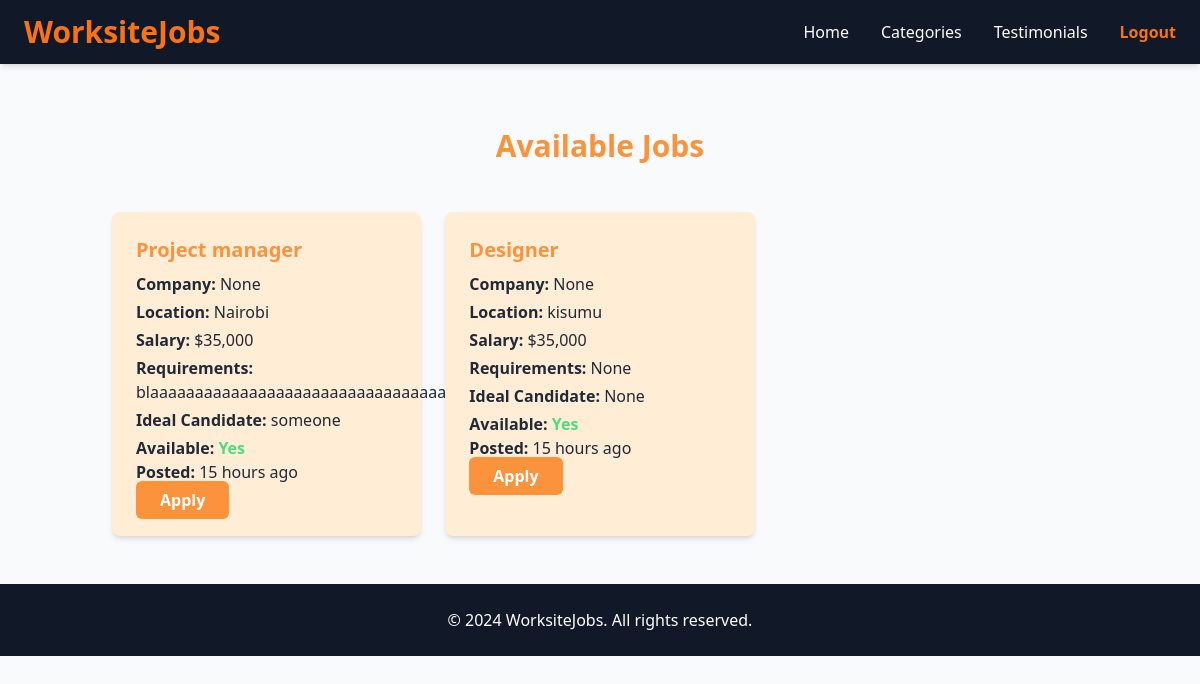
The app's page /job_listing, older data.
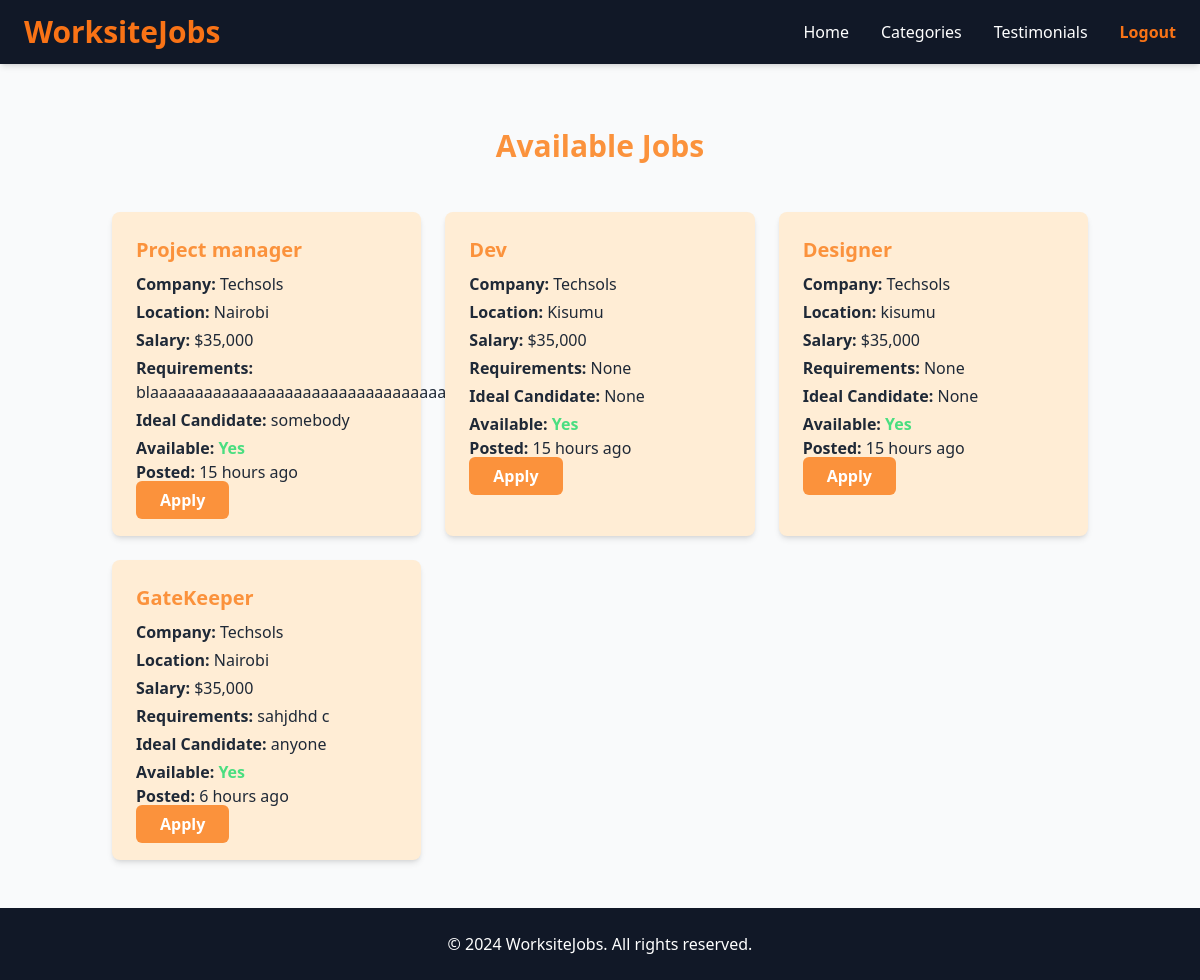
The same page, newer data.
### job/models.py (models this page shows, shortened)
class Job(models.Model):
    user = models.ForeignKey(User, on_delete=models.CASCADE)
    company = models.ForeignKey(Company, on_delete=models.CASCADE)
    title = models.CharField(max_length=100, null=True, blank=True)
    location = models.CharField(max_length=100, null=True, blank=True)
    salary = models.PositiveIntegerField(default=35000)
    requirement = models.TextField()
    ideal_candidate = models.TextField()
    is_available = models.BooleanField(default=True)
    timestamp = models.DateTimeField(auto_now_add=True)

### company/models.py (models this page shows, shortened)
class Company(models.Model):
    user = models.OneToOneField(User, on_delete=models.CASCADE)
    name = models.CharField(max_length=100, null=True, blank=True)
    est_date = models.PositiveIntegerField( null=True, blank=True)
    city = models.CharField(max_length=100, null=True, blank=True)
    state = models.CharField(max_length=100, null=True, blank=True)

### job/views.py (the view)
# urls.py: path('job_listing', views.job_listing, name='job_listing'),
def job_listing(request):
    jobs = Job.objects.filter(is_available=True)  # Fetch only available jobs
    return render(request, 'job/job_listing.html', {'jobs': jobs})

### job/templates/job/job_listing.html
{% extends 'job/base.html' %}
{% load humanize %}
{% block content %}
<div class="container my-5 pt-20">
    <h1 class="text-center text-orange-400 font-bold text-3xl mb-5">
        Available Jobs
    </h1>
    {% if jobs %}
    <div class="grid grid-cols-1 sm:grid-cols-2 lg:grid-cols-3 gap-6">
        {% for job in jobs %}
        <div class="bg-orange-100 text-gray-800 rounded-lg shadow-md p-6">
            <h3 class="text-orange-400 font-semibold text-xl mb-2">
                {{ job.title }}
            </h3>
            <p class="mb-1">
                <strong>Company:</strong> {{ job.company.name }}
            </p>
            <p class="mb-1">
                <strong>Location:</strong> {{ job.location }}
            </p>
            <p class="mb-1">
                <strong>Salary:</strong> ${{ job.salary | intcomma }}
            </p>
            <p class="mb-1">
                <strong>Requirements:</strong> {{ job.requirement }}
            </p>
            <p class="mb-1">
                <strong>Ideal Candidate:</strong> {{ job.ideal_candidate }}
            </p>
            <p>
                <strong>Available:</strong>
                <span class="font-bold text-{{ job.is_available|yesno:'green-400,red-400' }}">
                    {{ job.is_available|yesno:"Yes,No" }}
                </span>
            </p>
            <p class="mb-1">
                <strong>Posted:</strong> {{ job.timestamp|naturaltime }}
            </p>
            <a href="{% url 'apply_for_job' job.id %}" class="bg-orange-400 hover:bg-orange-500 text-white font-bold py-2 px-4 rounded">
                Apply
            </a>
        </div>
        {% endfor %}
    </div>
    {% else %}
    <p class="text-center text-gray-200 text-lg bg-gray-600 py-4 rounded-lg shadow-md">
        No jobs available at the moment.
    </p>
    {% endif %}
</div>
{% endblock %}

### job/templates/job/base.html (shortened to what this page needs)
<!DOCTYPE html>
<html lang="en">
<head>
    <script src="https://cdn.tailwindcss.com"></script>
    <link href="https://cdn.jsdelivr.net/npm/bootstrap@5.3.0-alpha1/dist/css/bootstrap.min.css" rel="stylesheet">
</head>
<body class="font-sans bg-gray-50 text-gray-900">
<nav class="bg-gray-900 text-white shadow-md fixed w-full top-0 left-0 z-50">
    <div class="max-w-7xl mx-auto px-4 sm:px-6 lg:px-8">
        <div class="flex items-center justify-between h-16">
            <div class="flex-shrink-0 text-3xl font-bold text-orange-500">WorksiteJobs</div>
            <div class="block">
                <div class="flex space-x-8">
                    <a href="{% url 'home' %}" class="text-white hover:text-orange-500">Home</a>
                    <a href="#categories" class="text-white hover:text-orange-500">Categories</a>
                    <a href="#testimonials" class="text-white hover:text-orange-500">Testimonials</a>
                    <a href="{% url 'logout' %}" class="text-orange-500 font-bold hover:underline">Logout</a>
                </div>
            </div>
        </div>
    </div>
</nav>
    <div class="container mt-4">
        {% block content %}
        {% endblock %}
    </div>
    <footer class="py-6 bg-gray-900 text-white text-center">
        <p>&copy; 2024 WorksiteJobs. All rights reserved.</p>
    </footer>
</body>
</html>

Row changes from the older to the newer data that the page shows:
changed Job "Project manager": company.name "None" → "Techsols"; ideal_candidate "someone" → "somebody"
now on this page (row edited): Job: title "Dev", company.name "Techsols", location "Kisumu", salary "35,000", requirement "None", ideal_candidate "None", is_available "Yes", timestamp "15 hours ago"
changed through a linked row, Job "Designer": company.name "None" → "Techsols"
added Job: title "GateKeeper", company.name "Techsols", location "Nairobi", salary "35,000", requirement "sahjdhd c", ideal_candidate "anyone", is_available "Yes", timestamp "6 hours ago"
